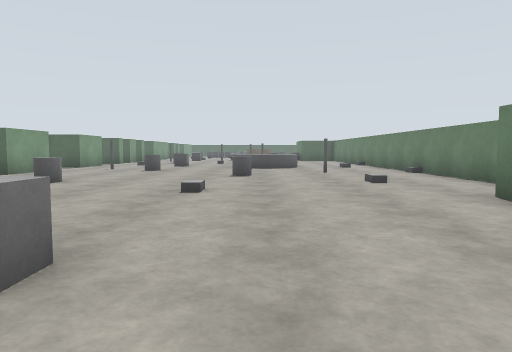
[1] (above)

24 first-person views from a walk through a robot-simulator world made for Gazebo. The camera is 1.3 m above the floor, tilts 4° down and sees 70° across. The floor is counted in squares, 2 m on a side. Each view is taken from the middle of a square. On the plan, view 1 faces up. The plan holds only what a view shows up to about 10 squares ahead; the rest is blank. The place goes on beyond the plan. Simple patterns stand in for the simulator's built-in surfaces. Some stock models are drawn as simple stand-ins. Some surface patterns are stand-ins.

[2]
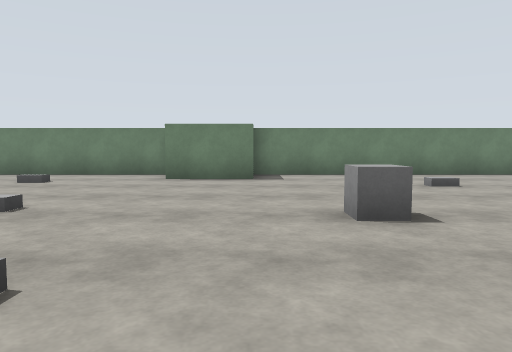

[3]
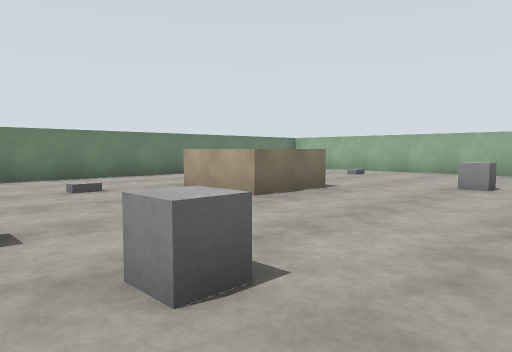

[4]
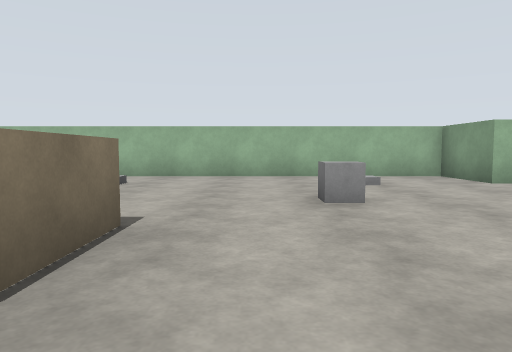

[5]
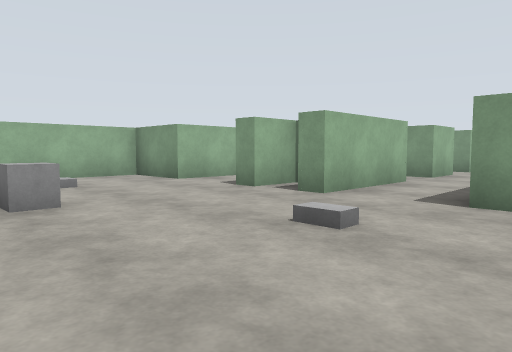

[6]
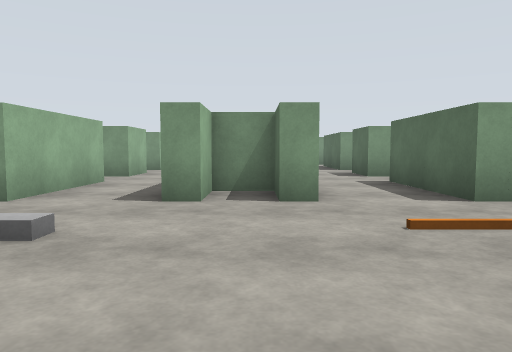

[7]
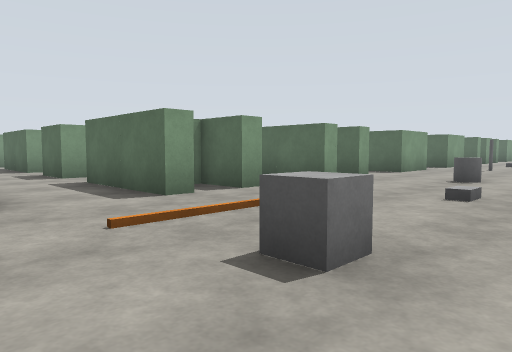

[8]
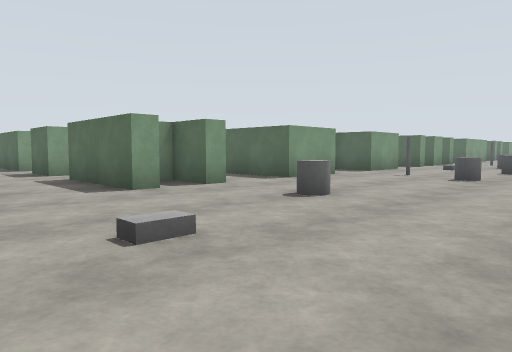

[9]
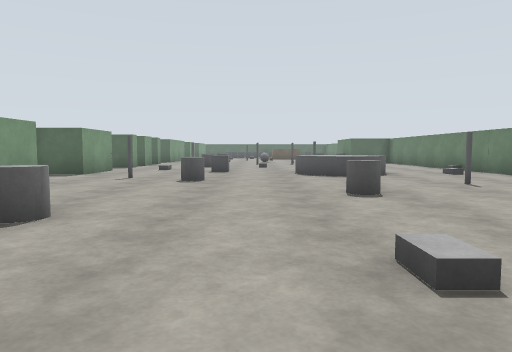

[10]
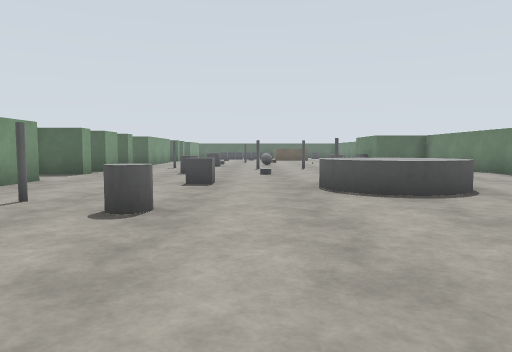

[11]
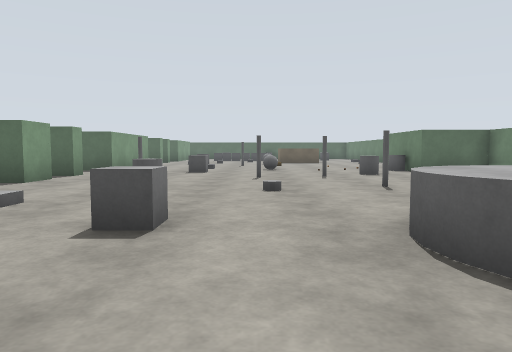

[12]
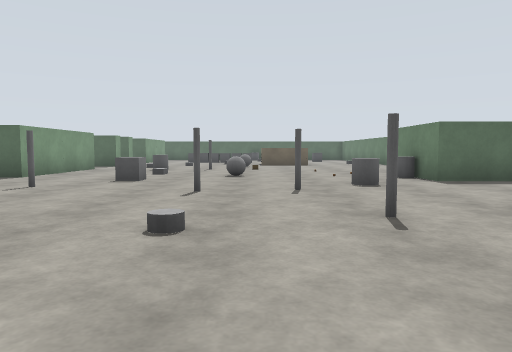

[13]
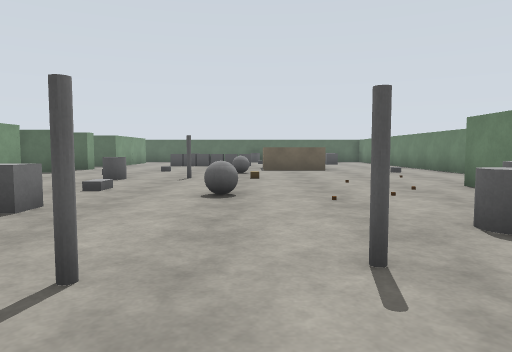

[14]
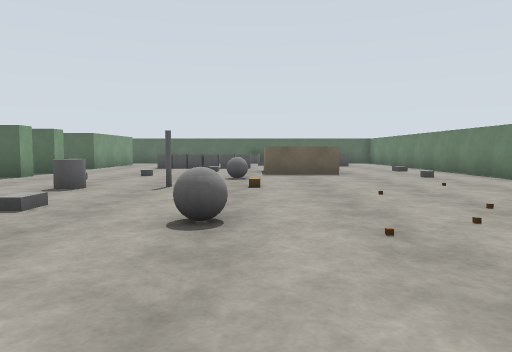

[15]
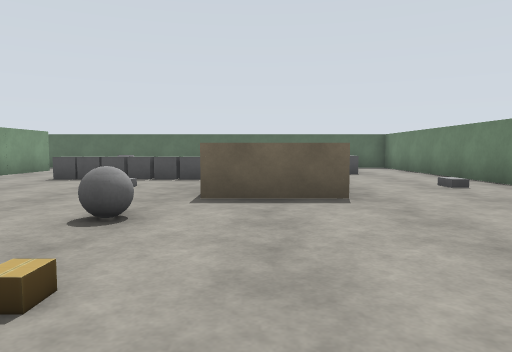

[16]
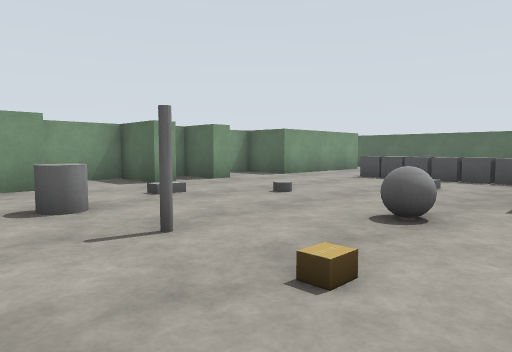

[17]
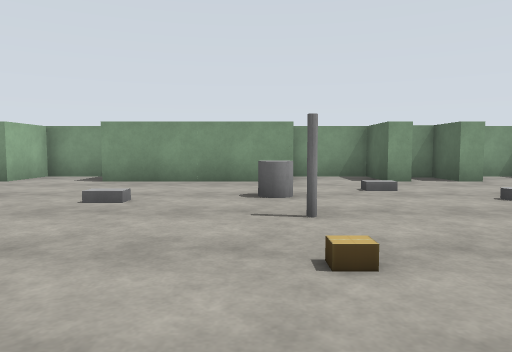

[18]
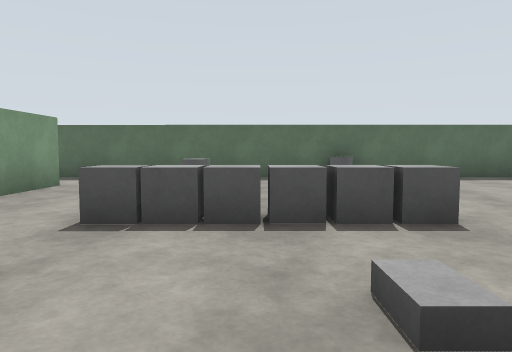

[19]
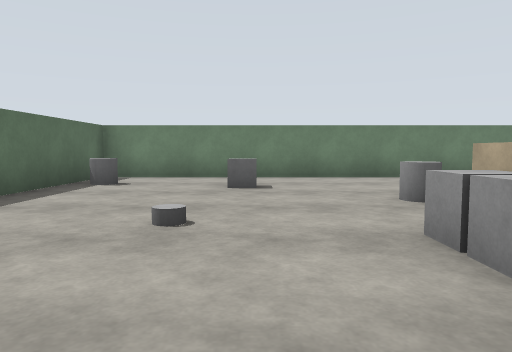

[20]
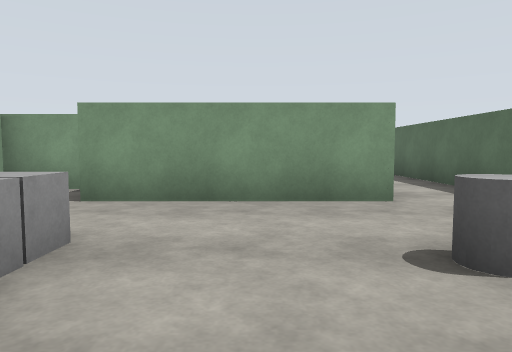

[21]
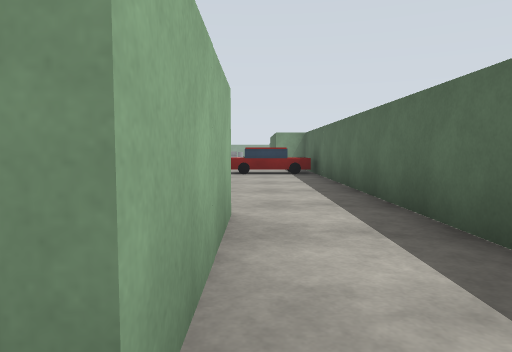

[22]
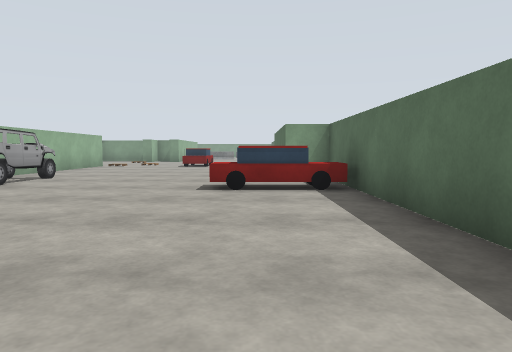

[23]
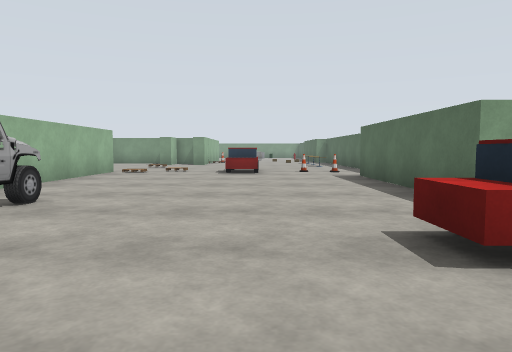

[24]
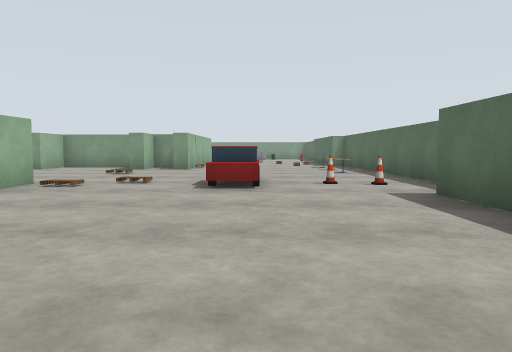

### Floor plan
Points are (right, up) in squares from view 1. A wall is a line through its corners. A room is listed if a view was taken in it or the views show most of it. See-through windows are left out.
Room 1 (views 1, 2, 3, 4, 5, 6, 7, 8, 9, 10, 11, 12, 13, 14, 15, 16, 17, 18, 19, 20)
walls: (-6.6, 11.8) (-6.6, 9.8) (-8.5, 9.8); (-6.6, 15.9) (-6.6, 13.8) (-7.9, 13.8); (-6.6, 17.8) (-7.9, 17.8); (-6.6, 7.9) (-6.6, 7.3); (-6.6, 6.4) (-6.6, 5.8) (-9.7, 5.8); (-7.8, 7.3) (-7.8, 6.9); (-6.6, 20.4) (-6.6, 19.3) (-7.1, 19.3); (-6.6, 3.9) (-6.6, 3.3); (4.8, 5.4) (4.8, 10); (-11.1, 6.4) (-11.1, 5.8); (3.3, 3) (3.3, 5.1); (-6.6, 2.4) (-6.6, 1.8) (-9.7, 1.8); (4.5, 22.7) (2.8, 22.7) (2.8, 25.7); (-8.1, 23.2) (-8.1, 21.8) (-6.6, 21.8) (-6.6, 21.3); (-6.6, -0.1) (-6.6, -0.7); (-11.1, 2.4) (-11.1, 1.8); (-7.8, -0.7) (-7.8, -1.7) (-6.6, -1.7) (-6.6, -2.2); (-6.6, 27.9) (-6.6, 23.8) (-7.2, 23.8); (-0.8, -4.3) (-0.8, -2.1) (1.2, -2.1); (4.8, 29.2) (4.8, 39.7) (-5.4, 39.7); (-6.6, 30.4) (-6.6, 29.8) (-8.1, 29.8) (-8.1, 27.9); (4.8, -3.9) (4.8, 3.1); (1.4, 30.9) (-0.7, 30.9); (-9.7, -4.2) (-6.6, -4.2) (-6.6, -4.7); (-7.8, 31.3) (-7.8, 30.8); (-6.6, 31.9) (-6.6, 31.3); (-11.1, -4.2) (-11.1, -4.9); (-7.9, -5.7) (-6.6, -5.7) (-6.6, -6.2); (0.4, 32.9) (1.4, 32.9); (-8.1, 33.5) (-8.1, 31.8); (-8.5, -8.2) (-6.6, -8.2) (-6.6, -10.2) (1.5, -10.2); (-6.6, 37.8) (-6.6, 33.8)
ways out: opening at (-6, 38.5) to room 2; opening at (-12, -3.5); opening at (-12, 0.5); opening at (-12, 4.5)
objects: grey box (-5, -3); grey pole (-5, 13); grey box (-5, 16); grey pole (-5, 21); grey box (-5, 29); grey box (-4, -8); grey box (-4, 4); grey cylinder (-4, 7); grey cylinder (-4, 12) to (-3, 12); grey cylinder (-4, 18); grey box (-4, 23); grey box (-4, 25); grey cylinder (-4, 27); grey cylinder (-4, 30); grey box (-4, 34); grey cylinder (-4, 37); grey box (-3, -6); grey box (-3, 1); grey box (-3, 15); grey pole (-3, 28); grey box (-3, 34); grey box (-2, 2); grey cylinder (-2, 18); grey pole (-2, 21); grey ball (-2, 24); grey box (-2, 32); grey box (-2, 34); grey box (-1, 6); cardboard box (-1, 27); grey ball (-1, 29); grey cylinder (-1, 37); grey cylinder (-1, 39); grey cylinder (0, 10); grey cylinder (0, 14) to (1, 15); grey pole (0, 19); grey pole (0, 21); other object (0, 24); other object (1, -8); grey cylinder (1, 22); other object (1, 24); other object (1, 26); grey cylinder (1, 34); grey box (2, 0); grey box (2, 8); grey pole (2, 11); other object (2, 25); other object (2, 28); grey box (2, 36); other object (3, 14); grey cylinder (3, 24); other object (3, 30); grey cylinder (3, 39); grey box (4, 33)
Room 2 (views 21, 22, 23, 24)
walls: (-24.5, 31.7) (-19, 31.7); (-9.6, 37.8) (-6.6, 37.8); (-25.4, 39.7) (-28, 39.7); (-5.4, 39.7) (-18.4, 39.7) (-18.4, 38.7) (-23.5, 38.7)
ways out: opening at (-6, 38.5) to room 1
objects: car (-26, 36) to (-25, 36); pallet (-25, 32); other object (-25, 34); cone (-25, 37); cone (-25, 38); car (-18, 32) to (-17, 33); car (-16, 38) to (-16, 39)

Where each view was taken, in squares from view 1:
view 1: 0 up, 0 right, facing up
view 2: 3 up, 5 left, facing right
view 3: 2 up, 5 left, facing down-right
view 4: 1 down, 2 left, facing down
view 5: 1 down, 2 left, facing down-left
view 6: 1 down, 2 left, facing left
view 7: 1 down, 2 left, facing up-left
view 8: 3 up, 1 left, facing up-left
view 9: 4 up, 2 left, facing up
view 10: 8 up, 2 left, facing up
view 11: 12 up, 2 left, facing up
view 12: 15 up, 1 left, facing up
view 13: 19 up, 1 left, facing up
view 14: 21 up, 1 left, facing up
view 15: 26 up, 0 right, facing up
view 16: 26 up, 0 right, facing up-left
view 17: 27 up, 1 right, facing left
view 18: 31 up, 3 left, facing up
view 19: 36 up, 4 left, facing right
view 20: 36 up, 2 left, facing left
view 21: 38 up, 6 left, facing left
view 22: 38 up, 10 left, facing left
view 23: 36 up, 14 left, facing left
view 24: 36 up, 18 left, facing left
